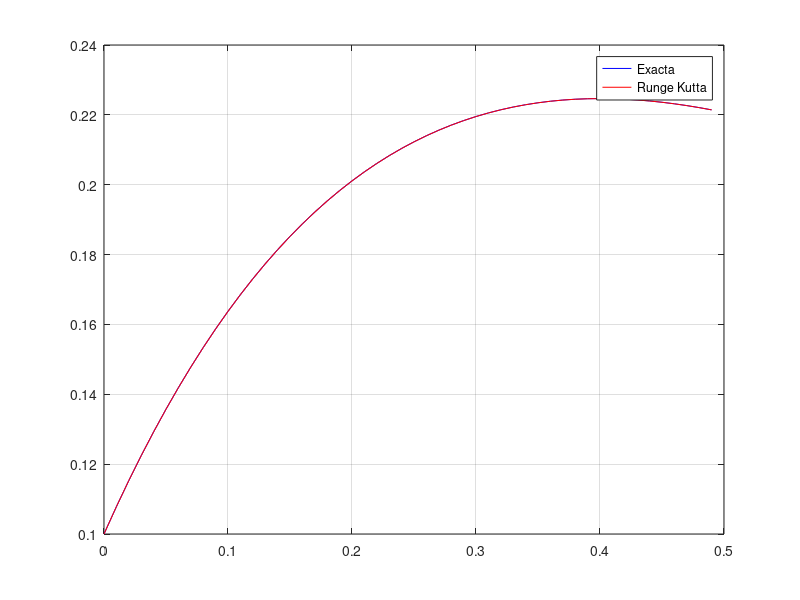
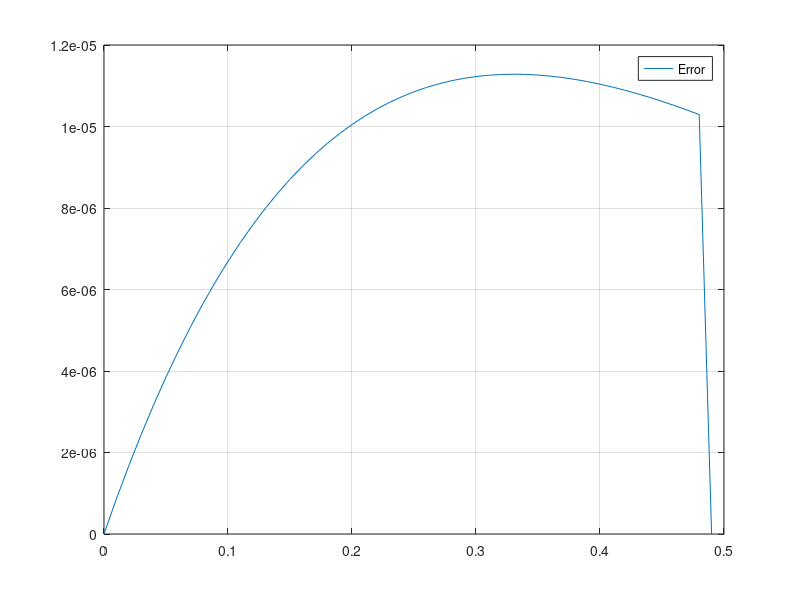

MATLAB code to generate these figures, in order:
function graf_ej4
    y0=1/10;
    t0=0;
    Dt = 0.01;
    w = 0.5;
    NDt = 50;

    y=zeros(NDt,1);
    t=zeros(NDt,1);
    exacta=zeros(NDt,1);
    errorY=zeros(NDt,1);

    y(1) = y0;
    t(1) = t0;

    function edo = f_edo(y,t)
        edo = exp(-2 * t) - 2 * y;
    end

    # Runge Kutta 2do Orden
    for j=1: NDt - 1
        k1 = Dt * f_edo(y(j),t(j));

        tg = t(j) + Dt/(2*w);
        yg = y(j) + k1/(2*w);

        k2 = Dt * f_edo(yg,tg);

        y(j+1) = y(j) + (1-w) * k1 + (w * k2);
        t(j+1) = t(j) + Dt;
    end

    # Exacta
    for j=1: NDt 
        exacta(j) = (1/10) * exp(-2 * t(j)) + t(j) * exp(-2 * t(j));
    end

    # Error
    for j=1:NDt -1
        errorY(j) = abs(exacta(j) - y(j));
    end

    # Norma infinita
    normaInf = norm(errorY,Inf)
    maxY = max(exacta) * 0.01;
    normaInf < maxY

    figure(1)
    plot(t,exacta,'-b',t,y,'-r')
    legend("Exacta","Runge Kutta")
    grid on

    figure(2)
    plot(t,errorY,'-')
    legend("Error")
    grid on

endfunction